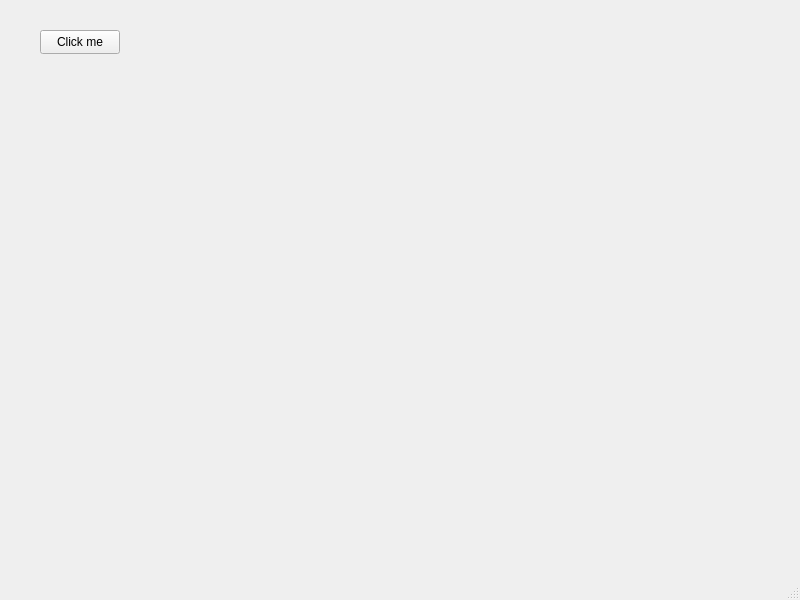
<?xml version="1.0" encoding="UTF-8"?>
<ui version="4.0">
 <class>MainWindow</class>
 <widget class="QMainWindow" name="MainWindow">
  <property name="geometry">
   <rect>
    <x>0</x>
    <y>0</y>
    <width>800</width>
    <height>600</height>
   </rect>
  </property>
  <property name="windowTitle">
   <string>MainWindow</string>
  </property>
  <widget class="QWidget" name="centralwidget">
   <widget class="QPushButton" name="pushButton">
    <property name="geometry">
     <rect>
      <x>40</x>
      <y>30</y>
      <width>80</width>
      <height>24</height>
     </rect>
    </property>
    <property name="text">
     <string>Click me</string>
    </property>
   </widget>
  </widget>
  <widget class="QMenuBar" name="menubar">
   <property name="geometry">
    <rect>
     <x>0</x>
     <y>0</y>
     <width>800</width>
     <height>21</height>
    </rect>
   </property>
  </widget>
  <widget class="QStatusBar" name="statusbar"/>
 </widget>
 <resources/>
 <connections/>
</ui>
